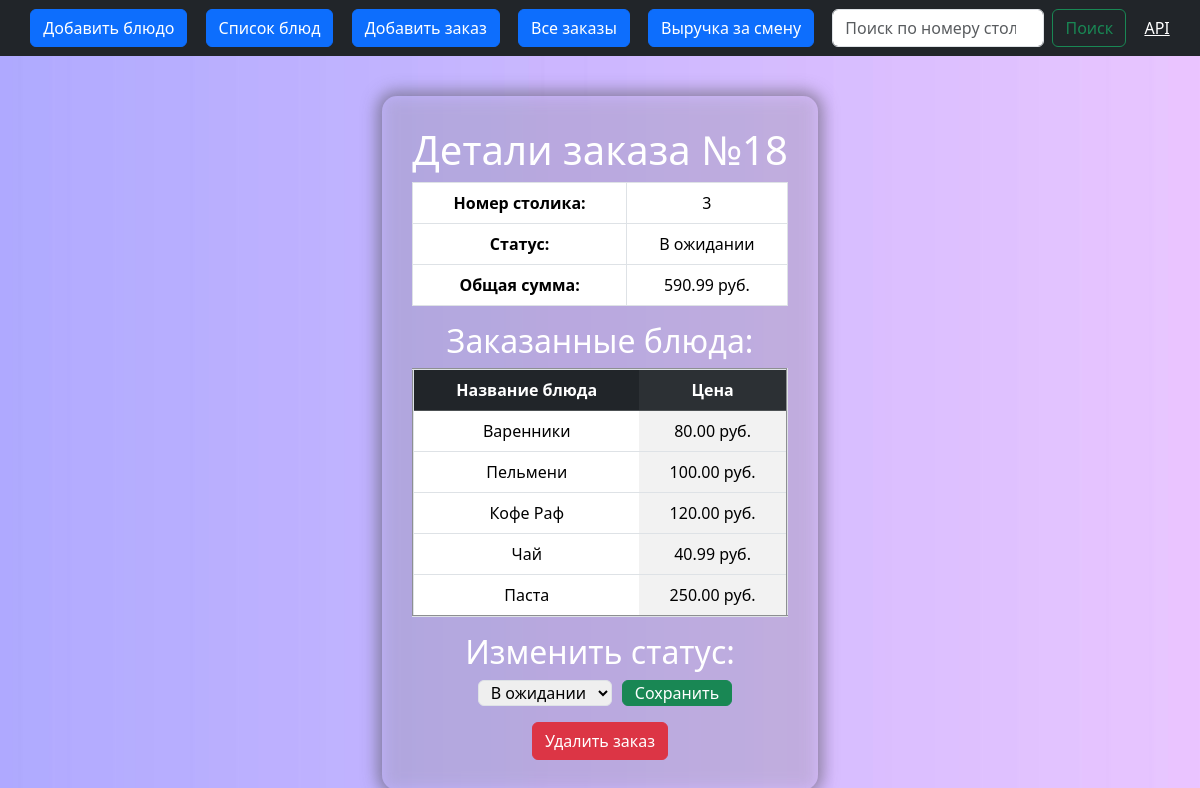
Screenshot of /order-detail/18/ with the database file from the repository.
### orders/models.py (models this page shows, shortened)
class Order(models.Model):
    table_number = models.PositiveSmallIntegerField(verbose_name='Номер столика', default=1)
    items = models.ManyToManyField(Item, blank=True, verbose_name='Блюда')
    total_price = models.DecimalField(max_digits=10, decimal_places=2, default=0.00, verbose_name='Сумма заказа')
    status = models.CharField(max_length=10, choices=STATUS_CHOICES, default='in_waiting', verbose_name='Статус')

class Item(models.Model):
    dish_name = models.CharField(max_length=100, unique=True, verbose_name='Название блюда')
    price = models.DecimalField(max_digits=8, decimal_places=2, default=1.00, verbose_name='Цена')

### orders/views.py (the view, shortened to what this page needs)
# urls.py: path('order-detail/<int:pk>/', OrderDetailView.as_view(), name='order-detail'),
class OrderDetailView(UpdateView):
    model = Order
    fields = ['status']
    template_name = 'orders/order-detail.html'
    context_object_name = 'order'
    def get_context_data(self, **kwargs):
        context = super().get_context_data(**kwargs)
        context['form'] = OrderStatusForm(instance=self.object)
        return context

### orders/forms.py
class OrderStatusForm(forms.ModelForm):
    class Meta:
        model = Order
        fields = ['status']
        widgets = {
            'status': forms.Select(attrs={'class': 'my-custom-select'}),
        }

### orders/templates/orders/order-detail.html (shortened to what this page needs)
{% extends 'orders/base.html' %}
{% load static %}
{% block content %}
<link rel="stylesheet" href="{% static 'css/order.css'%}" type="text/css">
<div class='order'>
<h1>Детали заказа №{{ order.id }}</h1>
<table class="table table-bordered">
    <tr>
        <th>Номер столика:</th>
        <td>{{ order.table_number }}</td>
    </tr>
    <tr>
        <th>Статус:</th>
        <td>{{ order.get_status_display }}</td>
    </tr>
    <tr>
        <th>Общая сумма:</th>
        <td>{{ order.total_price }} руб.</td>
    </tr>
</table>
<h2>Заказанные блюда:</h2>
<table border=2 class="table table-striped-columns">
    <thead class="table-dark">
        <tr>
            <th>Название блюда</th>
            <th>Цена</th>
        </tr>
    </thead>
    <tbody>
        {% for item in order.items.all %}
        <tr>
            <td>{{ item.dish_name }}</td>
            <td>{{ item.price }} руб.</td>
        </tr>
        {% endfor %}
    </tbody>
</table>
<h2>Изменить статус:</h2>
<form method="post">
    <p style="display: inline-flex;align-items: stretch;">
    {{ form.status }}
    <button type="submit" class="btn btn-success" id="btn-suc">Сохранить</button>
    </p>
    <br>
    <button type="submit" name="delete" value="delete" class="btn btn-danger">Удалить заказ</button>
</form>
</div>
{% endblock content %}

### static/CSS/menu.css (style rules this page uses)
body { background-image: url("../img/background.jpg"); background-repeat: no-repeat; background-size: cover; }

### static/CSS/order.css (style rules this page uses)
.order { padding: 30px; text-align: center; border-radius: 15px; margin: 40px; color: #ffffff; backdrop-filter: blur(8px) saturate(100%) contrast(75%); text-decoration: none; box-shadow: rgba(73, 73, 73, 0.5) 0px 0px 15px 5px; justify-self: center; }
.my-custom-select, .my-custom-input, .my-custom-item-input { border: var(--bs-border-width) solid var(--bs-border-color); border-radius: var(--bs-border-radius); padding: 0.01rem 0.50rem; margin: 0 10px 0 10px; }
#btn-suc { --bs-btn-padding-y: 0.02rem; }

### rows the page displays
Order: id "18", table_number "3", status "В ожидании", total_price "590.99"
Item: dish_name "Варенники", price "80.00"
Item: dish_name "Пельмени", price "100.00"
Item: dish_name "Кофе Раф", price "120.00"
Item: dish_name "Чай", price "40.99"
Item: dish_name "Паста", price "250.00"
